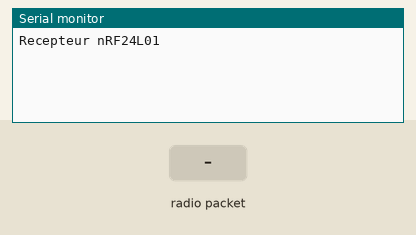
This program was run on a simulated Arduino Nano, built with avr-gcc and run on an emulated ATmega328P. Shown: the last lines printed to the serial monitor. The inputs (shaded band) are chosen by the test bench. No radio packets arrive unless stated.

Above: at 1.2 s.
1.3 s: radio packet "1" arrives
At 2.3 s:
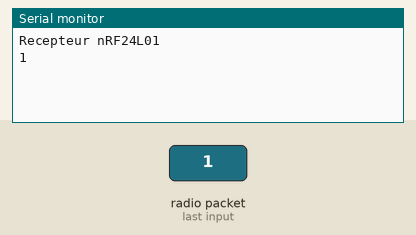
2.8 s: radio packet "0" arrives
At 3.4 s:
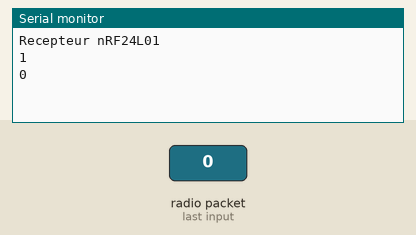
4.3 s: radio packet "2" arrives
At 5.7 s:
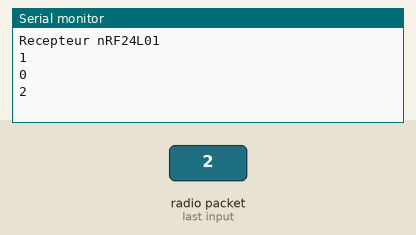

The program:

main.cpp
```cpp
#include "main.h"

#define tunnel  "PIPE1"       // On définit un "nom de tunnel" (5 caractères), pour pouvoir communiquer d'un NRF24 à l'autre

RF24 radio(CE, CS);    // Instanciation du NRF24L01

const byte adresse[6] = tunnel;       // Mise au format "byte array" du nom du tunnel
char message[32];                     // Avec cette librairie, on est "limité" à 32 caractères par message

void setup() {
  // Initialisation du port série (pour afficher les infos reçues, sur le "Moniteur Série" de l'IDE Arduino)
  Serial.begin(9600);
  Serial.println("Recepteur nRF24L01");
  Serial.println("");

  // Partie NRF24
  radio.begin();                      // Initialisation du module NRF24
  radio.openReadingPipe(0, adresse);  // Ouverture du tunnel en LECTURE, avec le "nom" qu'on lui a donné
  radio.setChannel(125);
  radio.setPALevel(RF24_PA_MIN);      // Sélection d'un niveau "MINIMAL" pour communiquer (pas besoin d'une forte puissance, pour nos essais)
  radio.startListening();             // Démarrage de l'écoute du NRF24 (signifiant qu'on va recevoir, et non émettre quoi que ce soit, ici)
}

void loop() {
  // On vérifie à chaque boucle si un message est arrivé
  if (radio.available()) {
    radio.read(&message, sizeof(message));                        // Si un message vient d'arriver, on le charge dans la variable "message"
    //Serial.print("Message recu : ");
    Serial.println(message);     // … et on l'affiche sur le port série !
  }
}
```

main.h
```cpp
#include <Arduino.h>
#include <SPI.h>
#include <RF24.h>

// Pins
#define CE A4
#define CS 10
#define MOSI 11
#define MISO 12
#define SCK 13
```

Measured:
- after the input at 1.3 s, the serial monitor: prints a new line at once (image 1)
- after the input at 2.8 s, the serial monitor: prints a new line at once (image 2)
- after the input at 4.3 s, the serial monitor: prints a new line at once (image 3)
